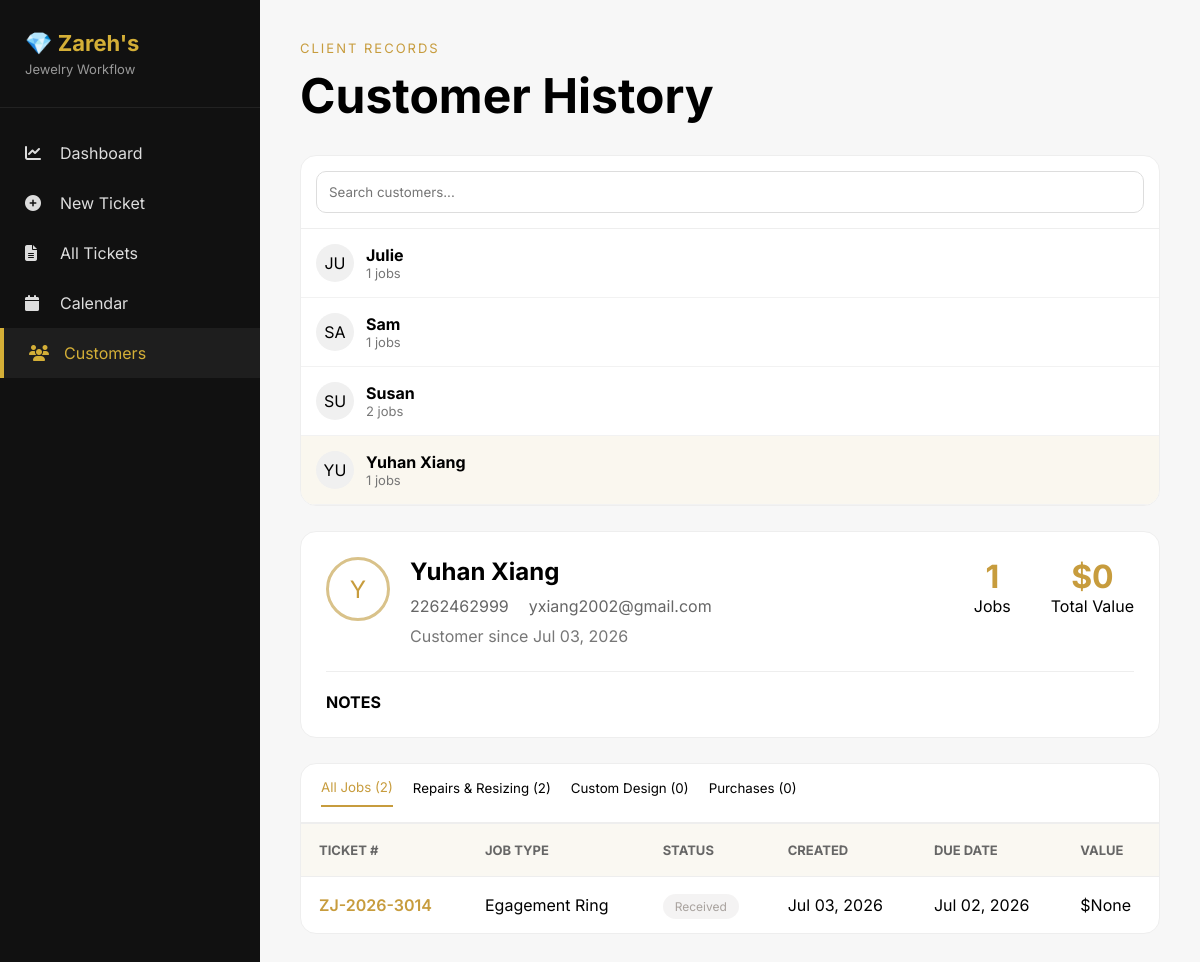
Page /customers/?customer=4 on the earlier database version.
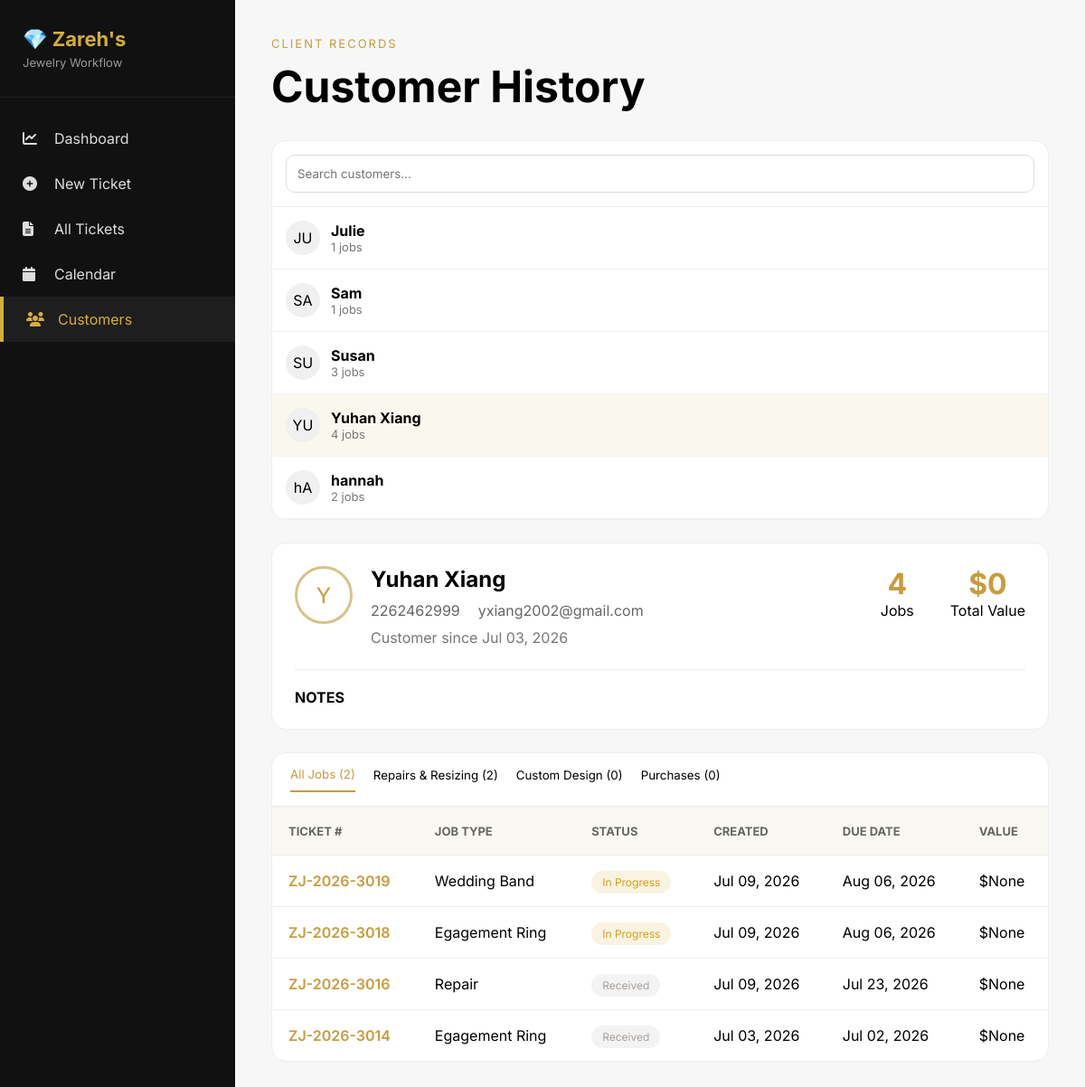
Same page on the later database version.
### core/models.py (models this page shows, shortened)
class Customer(models.Model):
    name = models.CharField(max_length=100)
    phone = models.CharField(max_length=20)
    email = models.EmailField(blank=True, null=True)
    note = models.TextField(blank=True)
    created_date = models.DateTimeField(auto_now_add=True)
    class Meta:
        ordering = ["name"]

class Ticket(models.Model):
    ticket_number = models.CharField(
        max_length=20,
        unique=True
    )
    customer = models.ForeignKey(
        Customer,
        on_delete=models.CASCADE,
        related_name="tickets"
    )
    job_type = models.ForeignKey(
        JobType,
        on_delete=models.PROTECT
    )
    status = models.ForeignKey(
        Status,
        on_delete=models.PROTECT
    )
    description = models.TextField()
    created_date = models.DateTimeField(auto_now_add=True)
    due_date = models.DateField()
    price = models.DecimalField(
        max_digits=10,
        decimal_places=2,
        blank=True,
        null=True
    )
    completed_date = models.DateField(
        blank=True,
        null=True
    )

class JobType(models.Model):
    type = models.CharField(max_length=100, unique=True)
    duration = models.PositiveIntegerField(default=7)

class Status(models.Model):
    status = models.CharField(max_length=50, unique=True)
    color = models.CharField(max_length=20, default="#c79c3d")

### core/views.py (the view)
# urls.py: path('customers/', views.customers, name='customers'),
def customers(request):
    customers = Customer.objects.annotate(
        job_count=Count("tickets")
    ).order_by("name")
    customer_id = request.GET.get("customer")
    if customer_id:
        customer = Customer.objects.get(id=customer_id)
    else:
        customer = customers.first()
    tickets = Ticket.objects.filter(
        customer=customer
    ).select_related("status", "job_type").order_by("-created_date")
    total_value = tickets.aggregate(Sum("price"))["price__sum"] or 0
    context = {
        "customers": customers,
        "customer": customer,
        "tickets": tickets,
        "job_count": tickets.count(),
        "total_value": total_value,
    }
    return render(request, "core/customers.html", context)

### core/templates/core/customers.html (shortened to what this page needs)
{% extends 'core/base.html' %}
{% block content %}
<div class="customers-page">
<div class="page-header">
    <p class="page-tag">CLIENT RECORDS</p>
    <h1>Customer History</h1>
</div>
<div class="customers-layout">
    <div class="customer-list-card">
        <div class="search-box">
            <input type="text" placeholder="Search customers...">
        </div>
        <div class="customer-list">
            {% for c in customers %}
<a
href="?customer={{ c.id }}"
class="customer-link"
>
<div class="customer-item {% if customer.id == c.id %}active{% endif %}">
    <div class="avatar">
        {{ c.name|slice:":1" }}{{ c.name|cut:" "|slice:"1:2"|upper }}
    </div>
    <div>
        <strong>{{ c.name }}</strong>
        <p>
            {{ c.job_count }} jobs
        </p>
    </div>
</div>
</a>
{% endfor %}
        </div>
    </div>
    <div class="customer-details">
        <div class="profile-card">
            <div class="profile-top">
                <div class="profile-left">
                    <div class="profile-avatar">
                        {{ customer.name|slice:":1" }}
                    </div>
                    <div>
                        <h2>{{ customer.name }}</h2>
                        <div class="profile-info">
                            <span>{{ customer.phone }}</span>
                            <span>{{ customer.email }}</span>
                        </div>
                        <p class="since">
                            Customer since {{ customer.created_date|date:"M d, Y" }}
                        </p>
                    </div>
                </div>
                <div class="profile-stats">
                    <div>
                        <h3>{{ job_count }}</h3>
                        <p>Jobs</p>
                    </div>
                    <div>
                        <h3>${{ total_value }}</h3>
                        <p>Total Value</p>
                    </div>
                </div>
            </div>
            <div class="notes">
                <h4>NOTES</h4>
            </div>
        </div>
        <div class="jobs-card">
            <div class="tabs">
                <button class="tab active">
                    All Jobs (2)
                </button>
                <button class="tab">
                    Repairs & Resizing (2)
                </button>
                <button class="tab">
                    Custom Design (0)
                </button>
                <button class="tab">
                    Purchases (0)
                </button>
            </div>
            <table class="jobs-table">
                <thead>
                    <tr>
                        <th>TICKET #</th>
                        <th>JOB TYPE</th>
                        <th>STATUS</th>
                        <th>CREATED</th>
                        <th>DUE DATE</th>
                        <th>VALUE</th>
                    </tr>
                </thead>
                <tbody>
{% for ticket in tickets %}
<tr onclick="
    window.location='{% url 'ticket_detail' ticket.id %}'
    "
    class="clickable-row">
<td class="ticket-id">
{{ ticket.ticket_number }}
</td>
<td>
{{ ticket.job_type.type }}
</td>
<td>
<span
class="status"
style="
background:{{ ticket.status.color }}20;
color:{{ ticket.status.color }};
"
>
{{ ticket.status.status }}
</span>
</td>
<td>
{{ ticket.created_date|date:"M d, Y" }}
</td>
<td>
<span
>
{{ ticket.due_date|date:"M d, Y" }}
</span>
</td>
<td>
${{ ticket.price }}
</td>
</tr>
{% empty %}
<tr>
<td colspan="6">
No jobs found.
</td>
</tr>
{% endfor %}
</tbody>
            </table>
        </div>
    </div>
</div>
</div>
{% endblock %}

### core/templates/core/base.html (shortened to what this page needs)
{% load static %}
<!DOCTYPE html>
<html lang="en">
<head>
    <link rel="stylesheet"
          href="https://cdnjs.cloudflare.com/ajax/libs/font-awesome/6.5.1/css/all.min.css">
</head>
<body>
    <div class="sidebar">
        <div class="logo">
            <h2>💎 Zareh's</h2>
            <p>Jewelry Workflow</p>
        </div>
        <div class="menu">
            <a href="/" class="{% if request.path == '/' %}active{% endif %}">
                <i class="fas fa-chart-line"></i>
                Dashboard
            </a>
            <a href="/new-ticket/" class="{% if request.path == '/new-ticket/' %}active{% endif %}">
                <i class="fas fa-plus-circle"></i>
                New Ticket
            </a>
            <a href="/tickets/" class="{% if request.path == '/tickets/' %}active{% endif %}">
                <i class="fas fa-file-alt"></i>
                All Tickets
            </a>
            <a href="/calendar/" class="{% if request.path == '/calendar/' %}active{% endif %}">
                <i class="fas fa-calendar"></i>
                Calendar
            </a>
            <a href="/customers/" class="{% if request.path == '/customers/' %}active{% endif %}">
                <i class="fas fa-users"></i>
                Customers
            </a>
        </div>
    </div>
    <div class="main-content">
        {% block content %}
        {% endblock %}
    </div>
</body>
</html>

### core/templates/core/base.html (style rules this page uses)
* { margin:0; padding:0; box-sizing:border-box; font-family:'Inter',sans-serif; }
body { display:flex; min-height:100vh; background:#f7f7f7; }
.sidebar { width:260px; background:#111111; color:white; display:flex; flex-direction:column; padding-top:30px; }
.logo { padding:0 25px 30px; border-bottom:1px solid #222; }
.logo h2 { font-size:22px; color:#d4af37; margin-bottom:5px; }
.logo p { color:#999; font-size:13px; }
.menu { margin-top:20px; }
.menu a { display:flex; align-items:center; gap:15px; padding:15px 25px; color:#ddd; text-decoration:none; transition:.3s; }
.menu a.active { background:#1e1e1e; border-left:4px solid #d4af37; color:#d4af37; }
.menu i { width:20px; }
.main-content { flex:1; padding:40px; }

### core/templates/core/customers.html (style rules this page uses)
.customers-layout { display:grid; grid-template-columns:290px 1fr; gap:25px; }
.page-tag { color:#c79c3d; letter-spacing:2px; font-size:13px; margin-bottom:10px; }
.page-header { margin-bottom:30px; }
.page-header h1 { font-size:48px; }
.customer-list-card, .profile-card, .jobs-card { background:white; border-radius:16px; border:1px solid #eee; overflow:hidden; }
.search-box { padding:15px; border-bottom:1px solid #eee; }
.search-box input { width:100%; padding:12px; border:1px solid #ddd; border-radius:10px; }
.customer-item { display:flex; gap:12px; align-items:center; padding:15px; border-bottom:1px solid #f2f2f2; cursor:pointer; }
.customer-item.active { background:#faf7ef; }
.customer-link { text-decoration:none; color:inherit; }
.avatar { width:38px; height:38px; border-radius:50%; background:#f0f0f0; display:flex; align-items:center; justify-content:center; }
.customer-item p { color:#777; font-size:13px; }
.profile-card { padding:25px; margin-bottom:25px; }
.profile-top { display:flex; justify-content:space-between; flex-wrap:wrap; }
.profile-left { display:flex; gap:20px; }
.profile-avatar { width:64px; height:64px; border-radius:50%; border:3px solid #d9c28a; color:#c79c3d; display:flex; justify-content:center; align-items:center; font-size:24px; }
.profile-info { display:flex; gap:20px; margin-top:10px; color:#666; flex-wrap:wrap; }
.since { color:#777; margin-top:10px; }
.profile-stats { display:flex; gap:40px; text-align:center; }
.profile-stats h3 { color:#c79c3d; font-size:32px; }
.notes { margin-top:25px; border-top:1px solid #eee; padding-top:20px; }
.tabs { display:flex; gap:20px; padding:15px 20px; border-bottom:1px solid #eee; }
.tab { border:none; background:none; padding-bottom:10px; cursor:pointer; }
.tab.active { color:#c79c3d; border-bottom:2px solid #c79c3d; }
.jobs-table { width:100%; border-collapse:collapse; }
.jobs-table th, .jobs-table td { padding:18px; text-align:left; }
.jobs-table th { background:#faf8f2; font-size:13px; color:#666; }
.jobs-table tr { border-top:1px solid #eee; }
.ticket-id { color:#c79c3d; font-weight:600; }
.status { padding:5px 12px; border-radius:20px; font-size:12px; }
.clickable-row { cursor:pointer; transition:.2s; }
@media (max-width:1200px) { .customers-layout { grid-template-columns:1fr; } }

Differences in the rows shown:
computed for Customer "Susan": job_count "2" → "3"
computed for Customer "Yuhan Xiang": job_count "1" → "4"
added Customer: name "h", name "A", name "hannah", job_count "2"
added Ticket: ticket_number "ZJ-2026-3019", job_type.type "Wedding Band", status.status "In Progress", created_date "Jul 09, 2026", due_date "Aug 06, 2026", price "None"
added Ticket: ticket_number "ZJ-2026-3018", job_type.type "Egagement Ring", status.status "In Progress", created_date "Jul 09, 2026", due_date "Aug 06, 2026", price "None"
added Ticket: ticket_number "ZJ-2026-3016", job_type.type "Repair", status.status "Received", created_date "Jul 09, 2026", due_date "Jul 23, 2026", price "None"
Other differences:
{{ job_count }}: "1" → "4"
